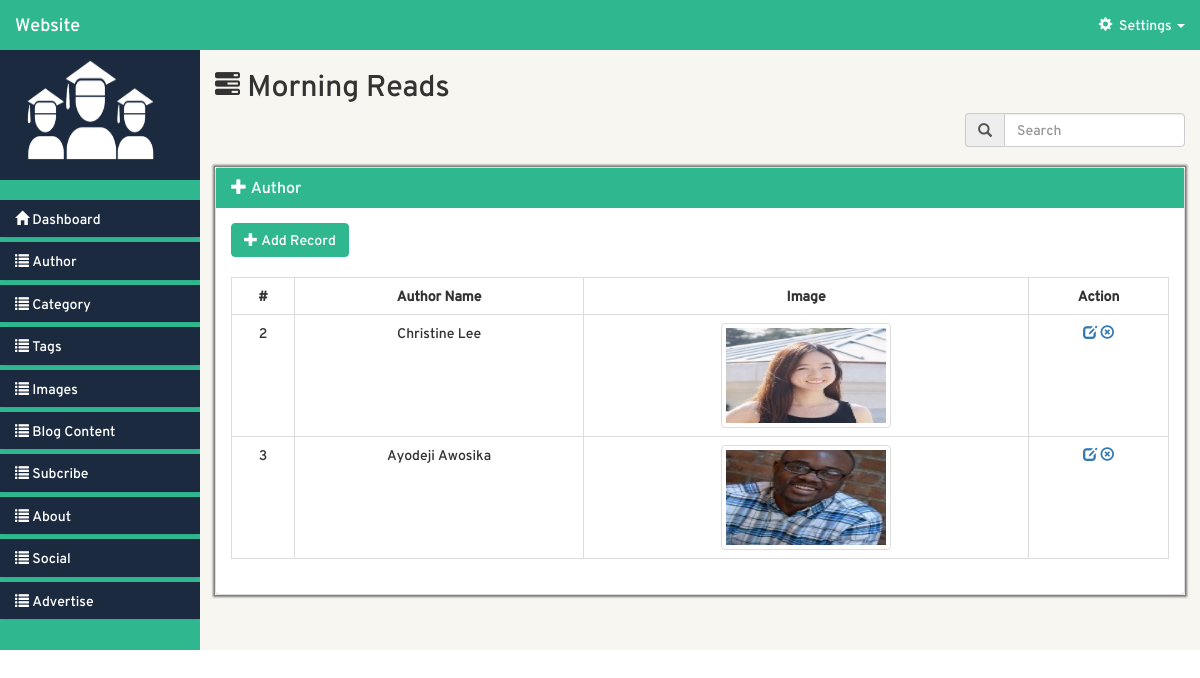
The app's page /admin-website/views/index.php?page=Author_read (signed in) with its own data.
### tables this page shows
CREATE TABLE `author` (
  `id` int(11) NOT NULL,
  `title` varchar(255) NOT NULL,
  `file` text NOT NULL,
  `create_at` timestamp NOT NULL DEFAULT CURRENT_TIMESTAMP ON UPDATE CURRENT_TIMESTAMP
);

### admin-website/src/Author.php (called while the page is built, shortened)
<?php
class Author {
	private $db;
	private static $table="author";
	public $directory = "images";
	public $per_page = 10;
	public $offset;
	function __construct() {
		try {
			$this->db = new PDO('mysql:host='.DB_HOST.';dbname='.DB_NAME,DB_USER,DB_PASSWORD);
			$this->db->setAttribute(PDO::ATTR_ERRMODE, PDO::ERRMODE_EXCEPTION);
			$query1 = $this->db->prepare('SET CHARACTER SET utf8');
			$query = $this->db->prepare("SET SESSION collation_connection ='utf8_general_ci'");
		    $query1->execute();
		    $query->execute();
		} catch (PDOException $e) {
			echo $e->getMessage();
		}
	}
	public function image_path() {
		return $this->directory;
	}
	public function read() {
		try {
			$stmt = $this->db->prepare("SELECT * FROM ".self::$table." LIMIT $this->per_page offset $this->offset");
			$stmt->execute();
			$records = array();
			if($stmt->rowCount() > 0) {
				while($row = $stmt->fetch(5)) {
					$records[] = $row;
				}
			}
			return $records;
		} catch (PDOException $e) {
			echo $e->getMessage();
		}
	}
}
$Author = new Author();
 ?>

### admin-website/src/model.php (called while the page is built, shortened)
<?php
    require_once LIB_PATH.DS.'Author.php';
 ?>

### admin-website/views/Author/index.php (the view, shortened to what this page needs)
<?php
	$rec = $Author->count_all();
	$page = !empty($_GET['rows']) ? (int)$_GET['rows'] : 1;
	$per_page = $Author->per_page;
	$total_count = $rec->total;
	$pagination = new Pagination($page, $per_page, $total_count);
	$Author->offset = $pagination->offset();
	$records = $Author->read();
 ?>
      <div class="col-md-9 col-lg-10 col-sm-7 col-xs-12 right-container">
        <div class="row header-section">
            <div class="col-md-12 header-title">
                <h2 class="h2"><span class="glyphicon glyphicon-tasks"></span><?php include '../layouts/title.php'; ?> </h2>
            </div>
        </div>
        <div class="row">
          <div class="col-md-3 col-md-offset-9 search-box">
                <div class="input-group">
                    <div class="input-group-addon"><span class="glyphicon glyphicon-search"></span></div>
                    <input type="search" name="" id="key" class="form-control" title="" placeholder="Search" onkeyup="get()">
                </div>
                <br>
          </div>
        </div>
        <div class="panel-group" id="body-accordion">
          <div class="panel panel-default main-body">
            <div class="panel-heading body-head">
              <h4 class="panel-title">
                 <a data-toggle="collapse" data-parent="#body-accordion" href="#body-collapse">
                <span class="glyphicon glyphicon-plus"></span>&nbsp;Author</a>
              </h4>
            </div>
            <div id="body-collapse" class="panel-collapse collapse in">
               <div class="row main-part">
                  <div class="col-md-12 inner-part">
						<a class="btn btn-primary" href="index.php?page=Author_create"><span class="glyphicon glyphicon-plus"></span> Add Record</a><br><br>
						<?php
							if($records) { ?>
								<div id="values">
									<table class="table table-bordered">
										<tr class="">
											<th>#</th>
											<th>Author Name</th>
											<th>Image</th>
											<th class="text-center">Action</th>
										</tr>
										<?php foreach ($records as $record) { ?>
											<tr class="">
												<td><?php echo $record->id; ?></td>
												<td><?php echo $record->title; ?></td>
												<td><img src="../<?php if(isset($record)) { echo $Author->image_path()."/".$record->file;}?>" class="img-thumbnail file"></td>
												<td class="text-center">
													<a href="index.php?page=Author_update&id=<?php echo $record->id; ?>"><span class="glyphicon glyphicon-edit"></span></a>
													<a href="index.php?page=Author_delete&id=<?php echo $record->id; ?>"><span class="glyphicon glyphicon-remove-circle"></span></a>
												</td>
											</tr>
										<?php } ?>
									</table>
								</div>
								<?php
							} else { ?>
								<div class="alert alert-info">No Record Found.</div>
							<?php }
						 ?>
                  </div>
               </div>
            </div>
          </div>
        </div>
      </div>

### admin-website/css/styles.css (style rules this page uses)
* { margin: 0; padding: 0; -moz-box-sizing:border-box; }
body { font-family: 'overpassregular'; }
.inner-part { position: relative; }
::placeholder { font-family: 'overpassregular'; }
.main-body > .body-head { background-color: #2fb78f; color: white; }
.panel-title { border-radius: 0px; }
.panel-title > a { outline: none; border-radius: 0px; text-decoration: none; }
.panel-heading { border-radius: 0px; border: 0; }
#body-collapse { padding: 15px; }
.right-container { background: #f7f6f1; min-height: 600px; }
.glyphicon-tasks { font-size: 25px; }
.table-bordered td,.table-bordered th { text-align: center; }
.file { width: 170px; height: 105px; }
.btn-primary { background-color: #2FB78F !important; border: 1px solid #2FB78F; }
#body-accordion { box-shadow: 0px 0px 2px 2px rgba(0,0,0,0.5); border: none; }

### records on screen
author: id "2", title "Christine Lee", file (picture)
author: id "3", title "Ayodeji Awosika", file (picture)
